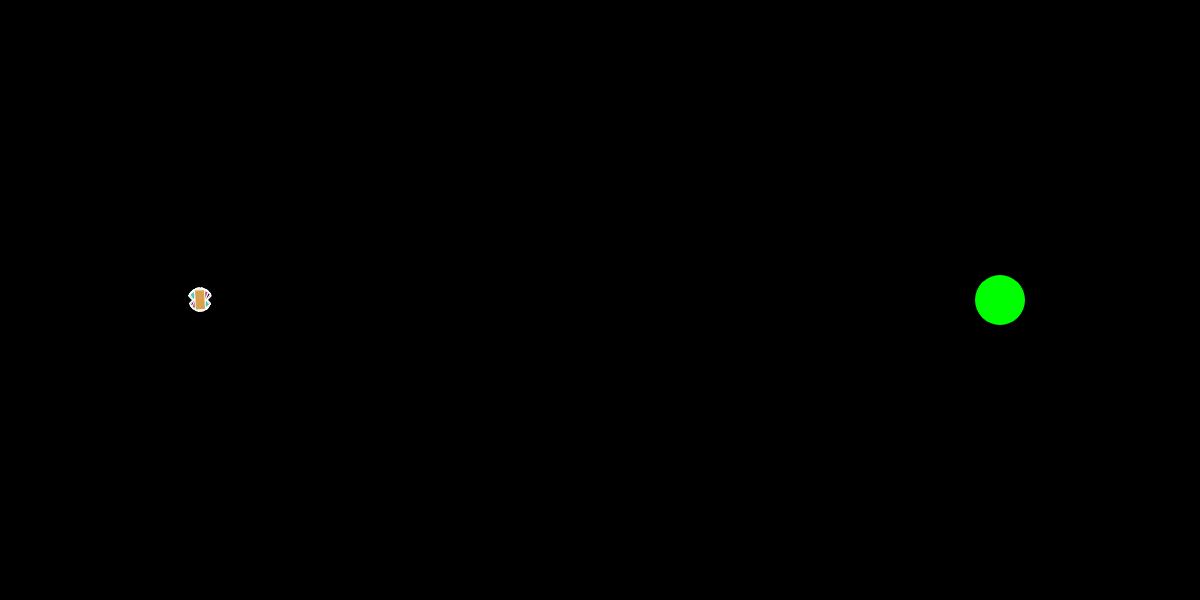
Frame 1 (no input)
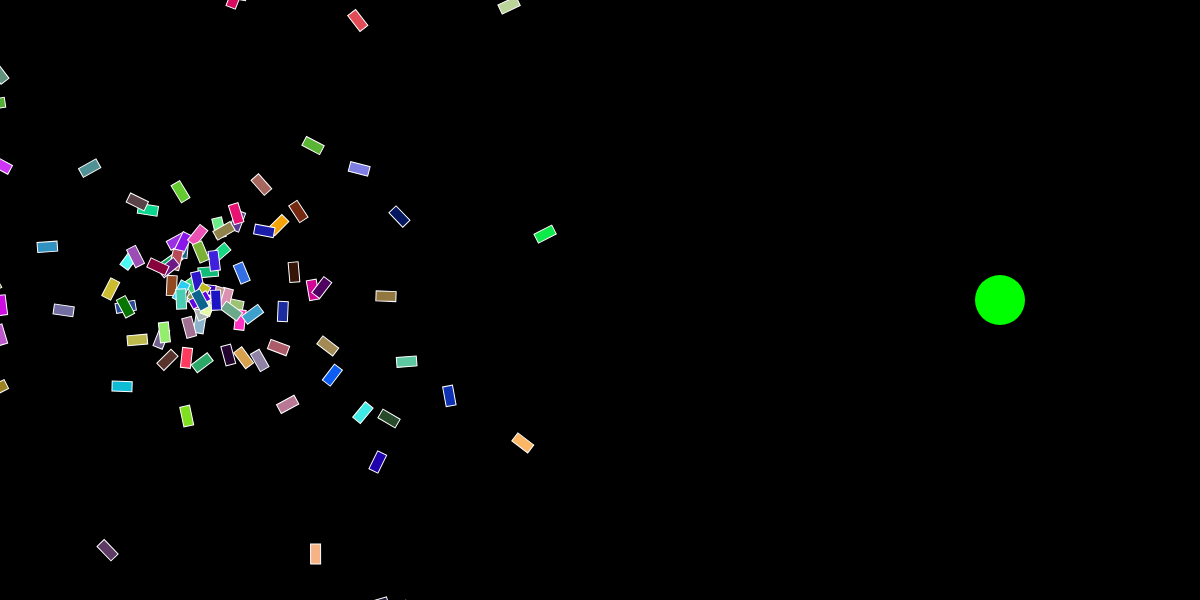
Frame 60 (no input)
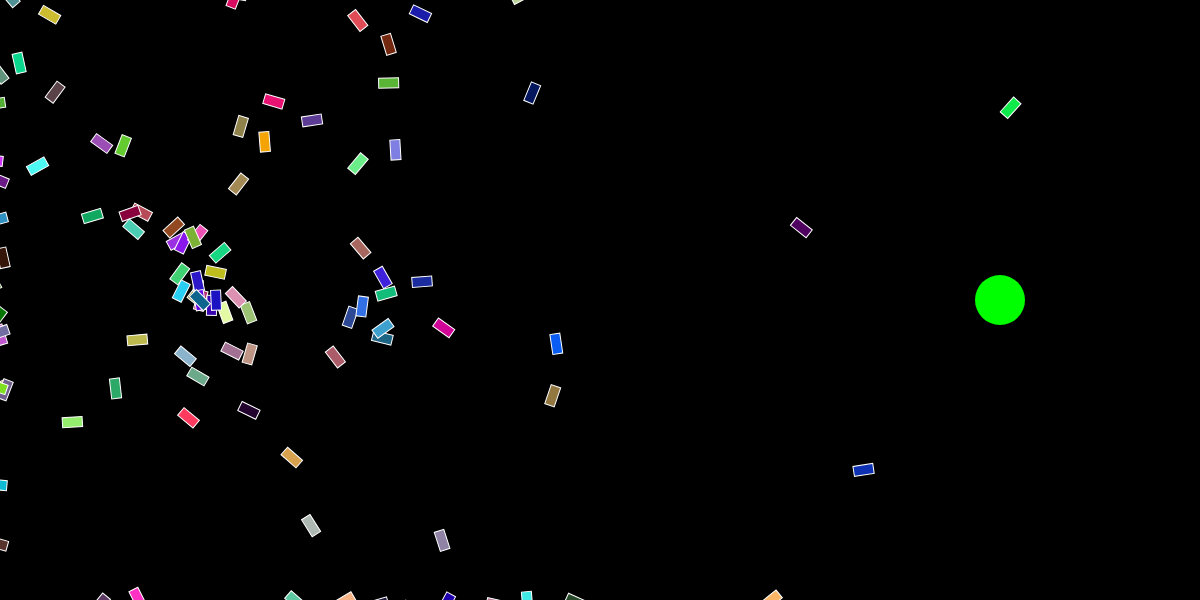
Frame 120 (the mouse pressed at the canvas centre since frame 60)

The p5.js sketch that drew these frames (run headless with seeded random() and noise() and a simulated clock; from frame 60 on, the mouse is pressed at the canvas centre):

// p5.js sketch
// ── sketch.js
class rocket {
    constructor(isNew) {
        this.genome = [];
        this.vel = createVector(0, 0)
        this.pos = createVector(200, height/2)
        this.acc = createVector(0, -random(1))
        this.angle = 0;
        this.alive = true;
        this.stopCommands = round(random(maxCommands))
        this.fitness;
        this.color = color(0, 0, 0);

        if (!isNew) {return};

        this.color = color(random(255), random(255), random(255))

        for (let i=0; i<maxCommands; i++) {
            this.genome.push(random(-PI/4, PI/4))
        }
    }

    update() {
        if (timePassed > this.stopCommands) {
            this.alive = false;
            this.fitness = 100000/dist(this.pos.x, this.pos.y, width-200, height/2)
        }
        if (!this.alive) {return;}
        
        this.angle += this.genome[timePassed]
        this.acc.rotate(this.angle)
        this.vel.add(this.acc)
        this.pos.add(this.vel)

        this.fitness = 100000/dist(this.pos.x, this.pos.y, width-200, height/2)
    }

    collide() {
        if (this.pos.x < 0 || this.pos.x > width || this.pos.y < 0 || this.pos.y > height || dist(this.pos.x, this.pos.y, width-200, height/2) < 25) {
            this.alive = false;
            return
        }

        for (let barrier of walls) {

        }
    }

    display() {
        stroke(255)
        fill(this.color)

        push()
        translate(this.pos.x, this.pos.y)
        rotate(this.angle)
        rect(0, 0, 10, 20)
        pop()
    }

    run() {
        this.update()
        this.collide()
        this.display()
    }
}

class wall {
    constructor(x1, y1, x2, y2) {
        this.x1 = x1;
        this.y1 = y1;
        this.x2 = x2;
        this.y2 = y2
    }

    display() {
        strokeWeight(5)
        stroke(200)
        line(this.x1, this.y1, this.x2, this.y2)
    }
}

let population = [];
let generation = 0;
let maxPop = 100;
let timePassed = 0;
let allAlive = true;
let mutationRate = 10;
let maxCommands = 500;

let walls = [];

function setup() {
    createCanvas(1200, 600)
    rectMode(CENTER)
    ellipseMode(CENTER)

    for (let i=0; i<maxPop; i++) {
        population.push(new rocket(true))
    }
}

function swap(a, b) {
    let temp = population[a]
    population[a] = population[b]
    population[b] = temp
} 

function insertionSort() {
    for (let i=1; i<population.length; i++) {
        for (let j=i; j<=0; j--) {
            if (population[j].fitness < population[j-1].fitness) {
                swap(j, j-1)
            }
        }
    }
}

function newGen() {
    generation ++; 
    allAlive = true;
    timePassed = 0;

    insertionSort()
    let copy = population.slice(0, population.length)
    population = [];

    for (let i=round(copy.length/2); i<copy.length; i++) {
        member = copy[i]
        member.pos = createVector(200, height/2)
        member.alive = true;
        population.push(member)

        let babby = new rocket(false)

        babby.color = color(member.color.levels[0] + random(-mutationRate, mutationRate), member.color.levels[1] + random(-mutationRate, mutationRate), member.color.levels[2] + random(-mutationRate, mutationRate))
        babby.acc.y += random(-mutationRate, mutationRate)
        babby.stopCommands += random(-mutationRate, mutationRate)

        for (let i=0; i<maxCommands; i++) {
            babby.genome.push(member.genome[i] + radians(random(-mutationRate, mutationRate)))
        }

        population.push(babby)
    }

    for (let i=population.length; i<maxPop; i++) {
        population.push(new rocket(true))
    }
}

function draw() {
    background(0)

    noStroke()
    fill(0, 255, 0)
    ellipse(width-200, height/2, 50, 50)

    for (let barrier of walls) {
        barrier.display();
    }

    allAlive = false;
    for (let member of population) {
        member.run();

        if (member.alive) {
            allAlive = true;
        }
    }

    timePassed ++;

    if (!allAlive) {
        newGen();
    }
}
